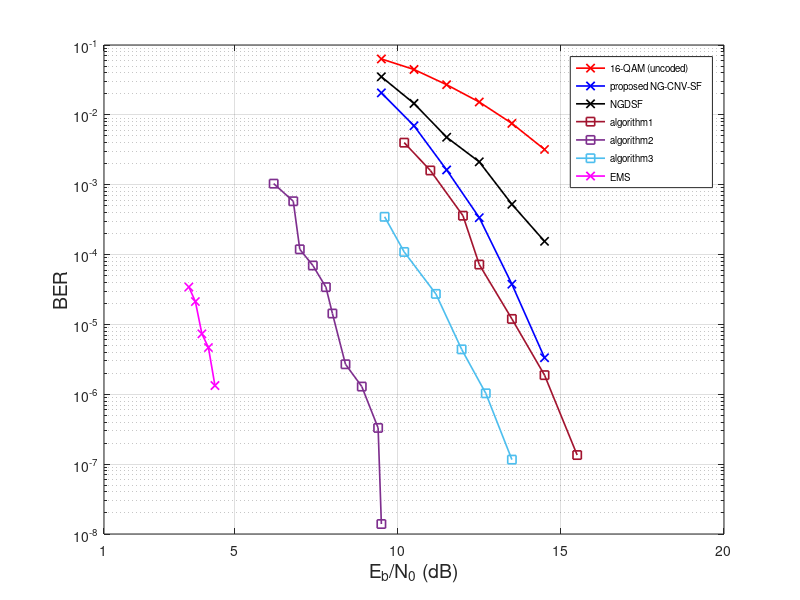

Reproduce this figure in MATLAB.
%BER Performance of NG-CNV-SF over GF(16) with 16-QAM, N=45, K=15
%nbldpc_45_2_3_gf16_seed7.mat
%algorithm1 (Paper name: )
%EMS
%simulation setup of our own

Eb_No_db=[9.5, 10.5, 11.5, 12.5, 13.5, 14.5];

uncoded=[6.313838e-02, 4.460620e-02, 2.700759e-02, 1.526958e-02, 7.541333e-03, 3.197833e-03];

CNV=[2.063416e-02, 6.979734e-3, 1.628819e-3, 3.375400e-4, 3.766667e-5, 3.333333e-6];

NGDSF = [3.507218e-02, 1.457211e-02, 4.780164e-03, 2.125148e-03, 5.245214e-04, 1.547988e-04];

%algorithm1=[1.709049e-02, 5.612815e-03, 1.827029e-03, 4.800646e-04, 1.035000e-04,2.033333e-05];

%data from plotdizitizer
x_for_algo1= [10.2, 11, 12, 12.5, 13.5, 14.5, 15.5];
algorithm1=[0.0040, 0.0016, 0.00036, 0.000072, 0.00001199, 0.00000188, 1.35e-7];

%algorithm2=[ 0.01167, 0.00344, 0.000951, 0.0002241, 1.1e-05, 6.333333e-06]

%data from plotdizitizer
x_for_algo2=[6.2, 6.8, 7, 7.4, 7.8, 8, 8.4, 8.9, 9.4, 9.5];
algorithm2=[0.00103565, 0.0005800, 0.000119, 0.000069776, 0.000034189, 0.0000143315, 0.00000269, 0.00000129, 3.3e-7, 1.39e-8];

x_for_algo3=[9.6, 10.2, 11.17, 11.96, 12.7, 13.5];
algorithm3=[0.0003473, 0.0001089793, 0.0000273569, 0.00000439697, 0.000001032360, 1.1614e-7];
Eb_No_ems=[3.6, 3.8, 4, 4.2, 4.4];
ber_ems=[3.4327e-05, 2.12528e-05, 7.33333e-06, 4.66667e-06, 1.33333e-06];


figure;

semilogy(Eb_No_db, uncoded, 'rx-', 'LineWidth', 1.2);
grid on;
hold on;

semilogy(Eb_No_db, CNV, 'bx-','LineWidth', 1.2);

semilogy(Eb_No_db, NGDSF, 'kx-','LineWidth', 1.2);

semilogy(x_for_algo1, algorithm1, '-s', 'Color', [0.6350 0.0780 0.1840], 'LineWidth', 1.2);


semilogy(x_for_algo2, algorithm2, '-s', 'Color', [0.4940 0.1840 0.5560], 'LineWidth', 1.2);

semilogy(x_for_algo3, algorithm3, '-s','Color', [0.3010 0.7450 0.9330], 'LineWidth', 1.2);

semilogy(Eb_No_ems, ber_ems, 'mx-', 'LineWidth', 1.2);
hold off;

 ylim([10e-9 10e-2]);
 xlim([1 20]);
 xticks([1 5 10 15 20]);
 xlabel('E_b/N_0 (dB)', 'FontSize', 14);
 ylabel('BER', 'FontSize', 14);
 %title('BER comparison for NB-LDPC code (45,2,3) over GF(16)');
 hold off;
 legend( '16-QAM (uncoded)', 'proposed NG-CNV-SF', 'NGDSF', 'algorithm1','algorithm2','algorithm3', 'EMS', 'Location', 'northeast', 'fontsize', 7);
